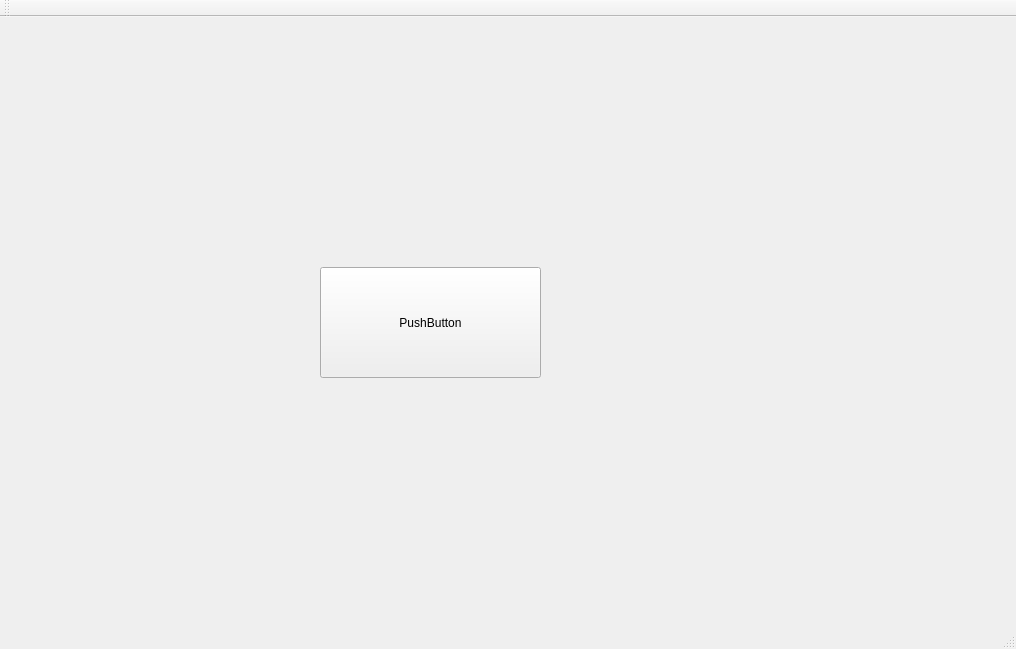
<?xml version="1.0" encoding="UTF-8"?>
<ui version="4.0">
 <class>MainWindow</class>
 <widget class="QMainWindow" name="MainWindow">
  <property name="geometry">
   <rect>
    <x>0</x>
    <y>0</y>
    <width>1016</width>
    <height>649</height>
   </rect>
  </property>
  <property name="windowTitle">
   <string>MainWindow</string>
  </property>
  <widget class="QWidget" name="centralWidget">
   <widget class="QPushButton" name="pushButton">
    <property name="geometry">
     <rect>
      <x>320</x>
      <y>250</y>
      <width>221</width>
      <height>111</height>
     </rect>
    </property>
    <property name="text">
     <string>PushButton</string>
    </property>
   </widget>
  </widget>
  <widget class="QMenuBar" name="menuBar">
   <property name="geometry">
    <rect>
     <x>0</x>
     <y>0</y>
     <width>1016</width>
     <height>20</height>
    </rect>
   </property>
  </widget>
  <widget class="QToolBar" name="mainToolBar">
   <attribute name="toolBarArea">
    <enum>TopToolBarArea</enum>
   </attribute>
   <attribute name="toolBarBreak">
    <bool>false</bool>
   </attribute>
  </widget>
  <widget class="QStatusBar" name="statusBar"/>
 </widget>
 <layoutdefault spacing="6" margin="11"/>
 <resources/>
 <connections/>
</ui>
